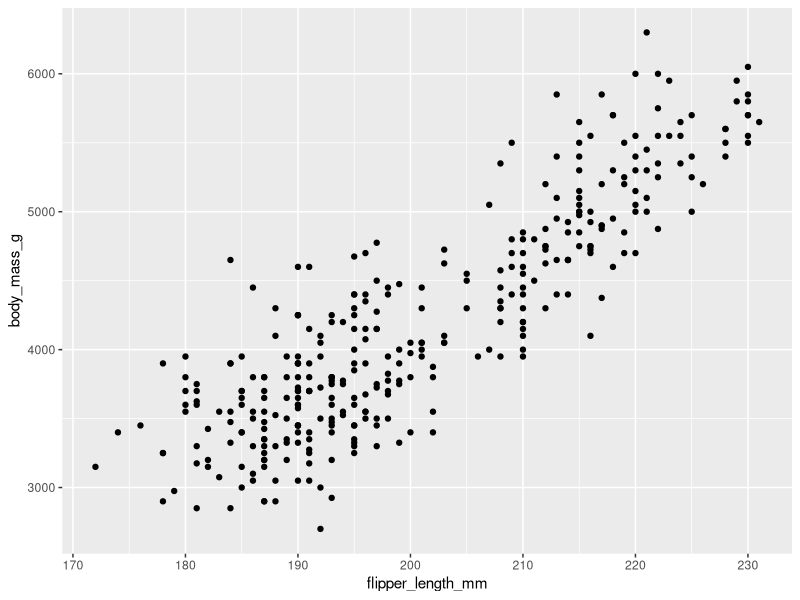
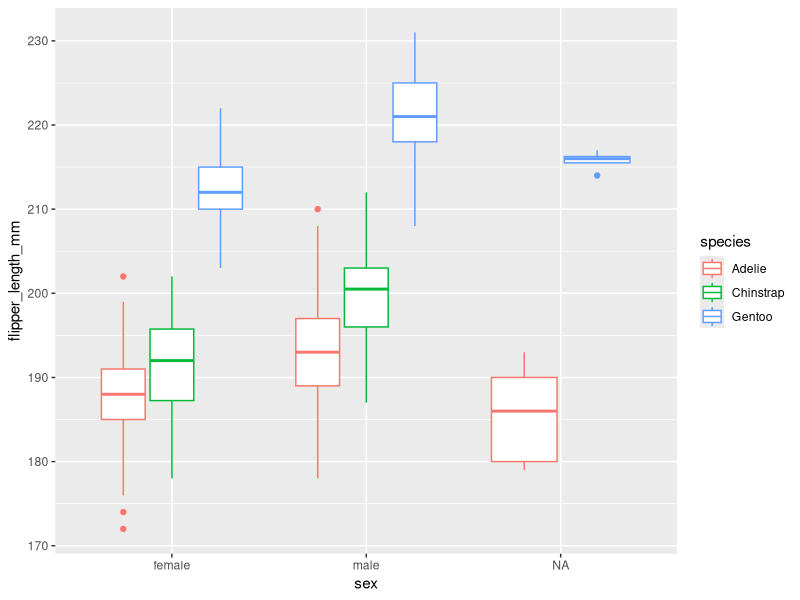

Here is the R script that generated these plots, in order:
#visualizing data with ggplot2 
#from module 4

install.packages("ggplot2")
install.packages("palmerpenguins")
library(ggplot2)
library(palmerpenguins)

data(penguins)
View(penguins)

#plotting the flipper length vs body mass
ggplot(data = penguins) + geom_point(mapping=aes(x=flipper_length_mm,y=body_mass_g))
#data = penguins lets ggplot know that I am looking at data from there
#the + sign is letting my add a new layer to the plot, which you need one or more of in order to plot
#geom_point uses points to create scatterplots
#if I did geom_bar, it wouuld make bar charts, etc.

#making my own plot - going to compare flipper length to gender... grouped by the type
p <- ggplot(data = penguins, aes(x=sex, y=flipper_length_mm, color = species)) + geom_boxplot()
p

